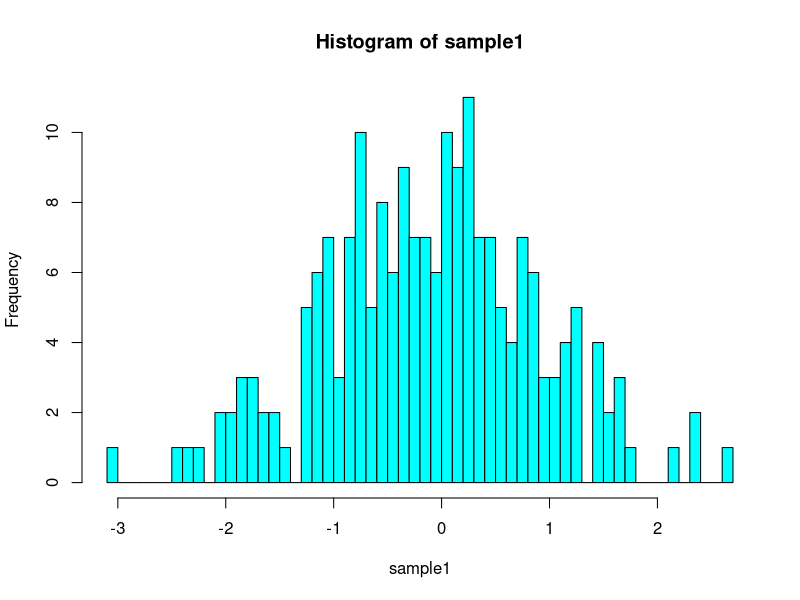
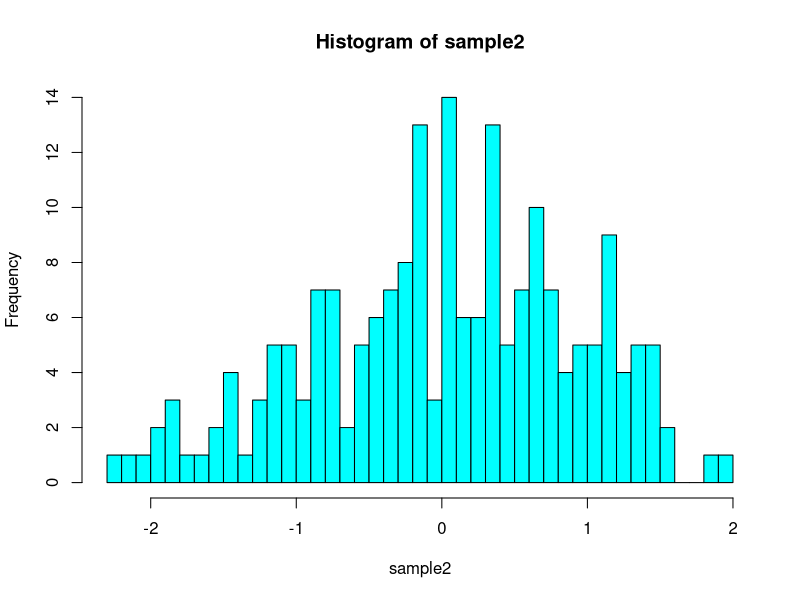

Generate these figures, in order, with R:
n<-100

string<-"hund"

#Box-Muller
u1<-runif(n)
u2<-runif(n)

z1<-sqrt(-2*log(u1))*cos(2*pi*u2)
z2<-sqrt(-2*log(u1))*sin(2*pi*u2)

sample1<-c(z1,z2)

png(paste("que1_",string,"1.png"))
hist(sample1,breaks=50,col="cyan",plot=TRUE)


#Masaglia-Bray
i<-1

r1<-vector(length=n)
r2<-vector(length=n)

while(i<=n){
	u1<-runif(1)
	u2<-runif(1)
	
	u1<-2*u1-1
	u2<-2*u2-1
	
	x<-u1*u1+u2*u2
	if(x < 1){
		temp<-sqrt(-2*log(x)/x)
		r1[i]<-u1*temp
		r2[i]<-u2*temp
		i<-i+1
	}
}

sample2<-c(r1,r2)

png(paste("que1_",string,"2.png"))
hist(sample2,breaks=50,col="cyan",plot=TRUE)

